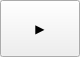
<?xml version="1.0" encoding="UTF-8"?>
<ui version="4.0">
 <class>PlayPauseWidget</class>
 <widget class="QWidget" name="PlayPauseWidget">
  <property name="geometry">
   <rect>
    <x>0</x>
    <y>0</y>
    <width>80</width>
    <height>57</height>
   </rect>
  </property>
  <property name="windowTitle">
   <string>Form</string>
  </property>
  <layout class="QHBoxLayout" name="horizontalLayout">
   <property name="spacing">
    <number>0</number>
   </property>
   <property name="sizeConstraint">
    <enum>QLayout::SetNoConstraint</enum>
   </property>
   <property name="leftMargin">
    <number>0</number>
   </property>
   <property name="topMargin">
    <number>0</number>
   </property>
   <property name="rightMargin">
    <number>0</number>
   </property>
   <property name="bottomMargin">
    <number>0</number>
   </property>
   <item>
    <spacer name="horizontalSpacerLeft">
     <property name="orientation">
      <enum>Qt::Horizontal</enum>
     </property>
     <property name="sizeHint" stdset="0">
      <size>
       <width>40</width>
       <height>20</height>
      </size>
     </property>
    </spacer>
   </item>
   <item>
    <widget class="QPushButton" name="pushButton">
     <property name="sizePolicy">
      <sizepolicy hsizetype="Minimum" vsizetype="Minimum">
       <horstretch>0</horstretch>
       <verstretch>0</verstretch>
      </sizepolicy>
     </property>
     <property name="text">
      <string>▶️</string>
     </property>
     <property name="checkable">
      <bool>true</bool>
     </property>
     <property name="checked">
      <bool>false</bool>
     </property>
     <property name="flat">
      <bool>false</bool>
     </property>
    </widget>
   </item>
   <item>
    <spacer name="horizontalSpacerRight">
     <property name="orientation">
      <enum>Qt::Horizontal</enum>
     </property>
     <property name="sizeHint" stdset="0">
      <size>
       <width>40</width>
       <height>20</height>
      </size>
     </property>
    </spacer>
   </item>
  </layout>
 </widget>
 <resources/>
 <connections/>
</ui>
